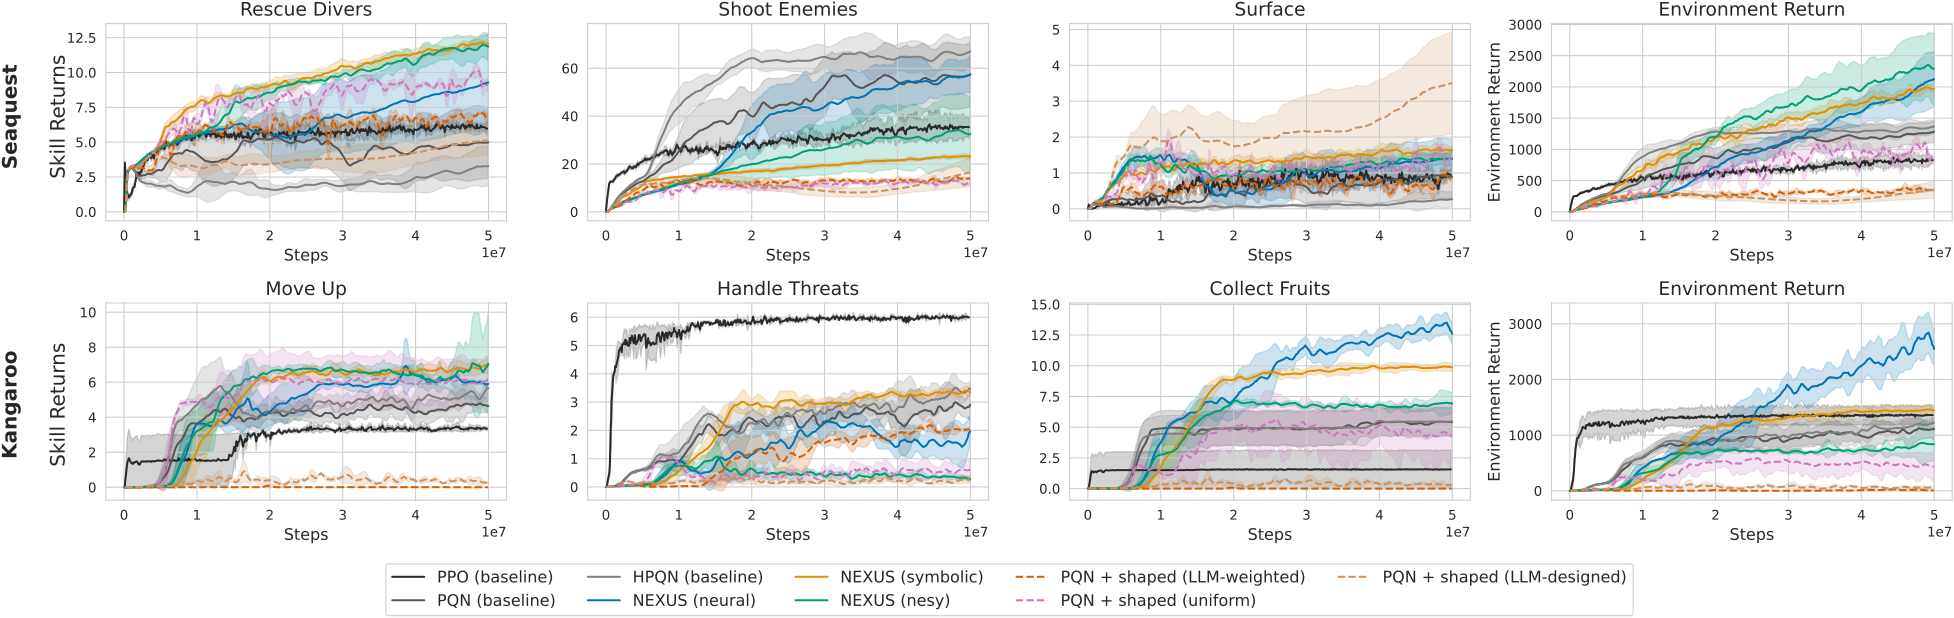

This chart was generated by the following Python code:
"""Skill-reward plots for JAXAtari Seaquest and Kangaroo using the newest runs.

Same ``multi_reward_plot`` setup as ``plots.ipynb`` (cell 12) / ``new_reward_plot.py``.
The grid is 2x4: three skill-return panels per game plus a fourth, rightmost
column showing the environment (episode) return curve.

Data sources:
  * NEXUS / baseline methods -- ``raban-emunds-tu-darmstadt/NEXUS_noisy_fix_scaled``,
    selected live from wandb: all runs with ``NOISY_TRAINING=False`` for the five
    methods ``pqn``, ``pqn_hier_baseline``, ``pqn_hier``, ``pqn_hier_llm`` and
    ``pqn_hier_comb`` (2 runs each, merged across their 6 seeds into one curve).
    These runs log eval under ``test_clean`` / ``test_mod`` (not ``test`` /
    ``test_modif``), which the loader handles via ``test_prefix``/``modif``.
  * PPO baseline -- absent from ``NEXUS_noisy_fix_scaled``, so kept from the old
    ``raban-emunds-tu-darmstadt/LENS`` project (same run ids as ``plots.ipynb``).
  * Shaped-reward ablations -- ``raban-emunds-tu-darmstadt/NEXUS_rebuttal2``
    (unchanged), three flat PQN + shaped-reward runs per game:
      - ``pqn_shapedreward``        : option rewards weighted by LLM Q-values
      - ``pqn_shapedreward_simple`` : unweighted sum of option rewards
      - ``pqn_shapedreward_llm``    : LLM-authored dense shaping

Produces:
    new_reward_plot_new_runs.pdf
    new_reward_plot_new_runs.svg
"""

import os
from pathlib import Path

import matplotlib.pyplot as plt
import numpy as np
import pandas as pd
import seaborn as sns
import wandb
from dotenv import load_dotenv
from tueplots import bundles

plt.rcParams.update({"figure.dpi": 150})

OUT_DIR = Path(__file__).parent

# ---------------------------------------------------------------------------
# get data - download and store locally (plots.ipynb cell 1)
# ---------------------------------------------------------------------------
load_dotenv(OUT_DIR / ".env")
api_key = os.getenv("WANDB_API_KEY")
api = wandb.Api(api_key=api_key)


# ---------------------------------------------------------------------------
# plots.ipynb cell 2
# ---------------------------------------------------------------------------
def get_algorithm_from_name(name):
    if "ppo" in name:
        return "PPO (baseline)"
    elif "baseline" in name:
        return "HPQN (baseline)"
    elif "pre" in name:
        return "Pretrained"
    elif "comb" in name:
        # return "Soft meta-policy"
        # return "NEXUS (neurosym.)"
        return "NEXUS (nesy)"
    elif "llm" in name:
        # return "Fixed meta-policy"
        return "NEXUS (symbolic)"
    elif "hier" in name:
        return "NEXUS (neural)"
    elif "pqn" in name:
        return "PQN (baseline)"
    elif "nudge" in name:
        return "Nudge (baseline)"
    elif "blendrl" in name:
        return "BlendRL (baseline)"
    else:
        return "Unknown"


# Additional NEXUS_rebuttal2 shaped-reward ablations. Their run names all
# contain "pqn" (and "_llm_" matches the "llm" branch above), so they need
# explicit display labels instead of get_algorithm_from_name.
NEW_LABELS = {
    "pqn_shapedreward": "PQN + shaped (LLM-weighted)",
    "pqn_shapedreward_simple": "PQN + shaped (uniform)",
    "pqn_shapedreward_llm": "PQN + shaped (LLM-designed)",
}


def _new_label(algo):
    """Display label for a new shaped-reward run, else None."""
    for key in sorted(NEW_LABELS, key=len, reverse=True):
        if algo == key or algo.startswith(key + "_"):
            return NEW_LABELS[key]
    return None


def algo_label(algo):
    return _new_label(algo) or get_algorithm_from_name(algo)


def is_new_ablation(algo):
    return _new_label(algo) is not None


# ---------------------------------------------------------------------------
# plots.ipynb cell 3
# ---------------------------------------------------------------------------
def get_run_data(runs, craftax=False, test_prefix="test", modif="test_modif"):
    data = []
    for run_id in runs:
        run = api.run(runs[run_id])
        print("quering run: ", run.id)
        env_name = run.name.split("_")[-1]
        alg_name = run.name.split("_")[0]
        run_data = run.history()
        seeds = list(set([key.split("/")[0] for key in run_data.keys() if "rng" in key]))
        if env_name.lower() == "kangaroo" and alg_name.lower() == "ppo":
            # remove the seed with rng1797259609, as it is a weird outlier
            seeds = [seed for seed in seeds if seed != "rng1797259609"]

        key_list = [key for key in run_data.keys() if "test" in key]
        retries = 0
        while len(key_list) == 0:
            if retries > 10:
                print("No test keys found after 10 retries, breaking...")
                break
            print("No test keys found, retrying...")
            run = api.run(runs[run_id])
            run_data = run.history()
            key_list = [key for key in run_data.keys() if "test" in key]
            retries += 1

        env_key = "env_step" if "hier" not in run.name else "env_step_0"
        x_data = run_data[env_key].to_numpy()

        def get_seed_data(seed):
            env_ret = run_data[seed + "/returned_episode_env_returns"].to_numpy()
            test_env_ret = run_data[seed + f"/{test_prefix}/returned_episode_env_returns"].to_numpy()
            modif_test_env_ret = run_data[seed + f"/{modif}/returned_episode_env_returns"].to_numpy()
            if craftax:
                score = run_data[seed + "/score"].to_numpy()
                test_score = run_data[seed + "/test/score"].to_numpy()

            opt_rets = []
            match env_name.lower():
                case "pong":
                    option_strs = ["returned_episode_returns_0", "returned_episode_returns_1", "returned_episode_returns_2"]
                case "breakout":
                    option_strs = ["returned_episode_returns_0", "returned_episode_returns_1", "returned_episode_returns_2"]
                case "freeway":
                    option_strs = ["returned_episode_returns_0", "returned_episode_returns_1"]
                case "kangaroo":
                    option_strs = ["returned_episode_returns_0", "returned_episode_returns_1", "returned_episode_returns_2", "returned_episode_returns_3", "returned_episode_returns_4", "returned_episode_returns_5"]
                case "seaquest":
                    option_strs = ["returned_episode_returns_0", "returned_episode_returns_1", "returned_episode_returns_2", "returned_episode_returns_3", "returned_episode_returns_4", "returned_episode_returns_5", "returned_episode_returns_6"]
                case "craftax":
                    option_strs = ["returned_episode_returns_0", "returned_episode_returns_1", "returned_episode_returns_2"]
            if craftax:
                option_strs = ["returned_episode_returns_0", "returned_episode_returns_1", "returned_episode_returns_2", "returned_episode_returns_3", "returned_episode_returns_4"]
            for opt_str in option_strs:
                ret = run_data[seed + "/" + opt_str].to_numpy()
                test_ret = run_data[seed + f"/{test_prefix}/" + opt_str].to_numpy()
                if not craftax:
                    modif_test_ret = run_data[seed + f"/{modif}/" + opt_str].to_numpy()
                    opt_rets += [ret, test_ret, modif_test_ret]
                else:
                    opt_rets += [ret, test_ret]
            if not craftax:
                return env_ret, test_env_ret, modif_test_env_ret, *opt_rets
            else:
                return env_ret, test_env_ret, modif_test_env_ret, score, test_score, *opt_rets

        all_data = np.array([get_seed_data(seed) for seed in seeds])
        print(all_data.shape)

        if not craftax:
            row = {
                "run_key": run_id,
                "run_id": run.id,
                "run_name": run.name.lower(),
                "seeds": seeds,
                "algorithm": get_algorithm_from_name(run.name),
                "x_data": x_data,
                "env_ret": all_data[:, 0],
                "test_env_ret": all_data[:, 1],
                "modif_test_env_ret": all_data[:, 2],
            }
            for i in range(3, all_data.shape[1]):
                if i % 3 == 0:
                    opt_num = (i // 3) - 1
                    row[f"opt{opt_num}_ret"] = all_data[:, i]
                    row[f"test_opt{opt_num}_ret"] = all_data[:, i + 1]
                    row[f"modif_test_opt{opt_num}_ret"] = all_data[:, i + 2]
        else:
            row = {
                "run_key": run_id,
                "run_id": run.id,
                "run_name": run.name.lower(),
                "seeds": seeds,
                "algorithm": get_algorithm_from_name(run.name),
                "x_data": x_data,
                "env_ret": all_data[:, 0],
                "test_env_ret": all_data[:, 1],
                "modif_test_env_ret": all_data[:, 2],
                "score": all_data[:, 3],
                "test_score": all_data[:, 4],
                "opt0_ret": all_data[:, 5],
                "test_opt0_ret": all_data[:, 6],
                "opt1_ret": all_data[:, 7],
                "test_opt1_ret": all_data[:, 8],
                "opt2_ret": all_data[:, 9],
                "test_opt2_ret": all_data[:, 10],
                "opt3_ret": all_data[:, 11],
                "test_opt3_ret": all_data[:, 12],
                "opt4_ret": all_data[:, 13],
                "test_opt4_ret": all_data[:, 14],
            }

        data.append(row)
    df = pd.DataFrame(data)
    return df


# ---------------------------------------------------------------------------
# Previous JAXAtari runs (plots.ipynb cell 5)
# ---------------------------------------------------------------------------
# ---------------------------------------------------------------------------
# NEXUS methods: newest runs from NEXUS_noisy_fix_scaled (NOISY_TRAINING=False)
# ---------------------------------------------------------------------------
NEXUS_PROJECT = "raban-emunds-tu-darmstadt/NEXUS_noisy_fix_scaled"
# This project logs eval under test_clean / test_mod (not test / test_modif).
NEXUS_TEST_PREFIX = "test_clean"
NEXUS_MODIF = "test_mod"


def select_clean_runs(project, env_name):
    """All finished, NOISY_TRAINING=False runs of *project* for *env_name*."""
    runs = {}
    for run in api.runs(project):
        alg = run.config.get("alg", {})
        if alg.get("ENV_NAME") != env_name:
            continue
        if alg.get("NOISY_TRAINING", False):
            continue
        if run.state != "finished":
            continue
        runs[run.id] = f"{project}/runs/{run.id}"
    return runs


def aggregate_multi_seeds(rows):
    """Merge several runs of the same method by concatenating their seeds.

    Verbatim from plots.ipynb cell 9.
    """
    run_name = rows.iloc[0]["run_name"]
    rows_dict = rows.to_dict("records")
    assert all(row["run_name"] == run_name for row in rows_dict)
    assert all(np.array_equal(row["x_data"], rows.iloc[0]["x_data"]) for row in rows_dict)

    col_names = rows.columns.difference(["run_id", "run_key", "run_name", "seeds", "algorithm", "x_data"])
    aggregated_row = {
        "run_id": "+".join(row["run_id"] for row in rows_dict),
        "run_name": run_name,
        "seeds": [row["seeds"][0] for row in rows_dict],
        "algorithm": rows.iloc[0]["algorithm"],
        "x_data": rows.iloc[0]["x_data"],
    }
    for col in col_names:
        aggregated_row[col] = np.concatenate([row[col] for row in rows_dict], axis=0)
    return aggregated_row


def aggregate_runs_by_name(df):
    return pd.DataFrame([aggregate_multi_seeds(grp) for _, grp in df.groupby("run_name", sort=False)])


# plots.ipynb cell 7: Seaquest's comb runs were named '*_shootdefault'; strip the
# suffix so they merge into plain 'pqn_hier_comb_seaquest'.
def strip_shootdefault(df):
    df["run_name"] = df["run_name"].str.replace("_shootdefault", "", case=False)
    return df


nexus_seaquest_df = aggregate_runs_by_name(strip_shootdefault(get_run_data(
    select_clean_runs(NEXUS_PROJECT, "Seaquest"),
    test_prefix=NEXUS_TEST_PREFIX, modif=NEXUS_MODIF,
)))
nexus_kangaroo_df = aggregate_runs_by_name(get_run_data(
    select_clean_runs(NEXUS_PROJECT, "Kangaroo"),
    test_prefix=NEXUS_TEST_PREFIX, modif=NEXUS_MODIF,
))

# ---------------------------------------------------------------------------
# Shaped-reward ablations (NEXUS_rebuttal2, flat PQN + shaped reward)
# ---------------------------------------------------------------------------
seaquest_shaped_run_ids = {
    "shaped": "i9qzgdge",
    "shaped_simple": "w9dw1bgk",
    "shaped_llm": "1hkxcsdn",
}
kangaroo_shaped_run_ids = {
    "shaped": "80bgyq4o",
    "shaped_simple": "vxx1sdvy",
    "shaped_llm": "8sgqi5ru",
}
SHAPED_PROJECT = "raban-emunds-tu-darmstadt/NEXUS_rebuttal2"
seaquest_shaped_runs = {
    run_id: f"{SHAPED_PROJECT}/runs/{run_hash}" for run_id, run_hash in seaquest_shaped_run_ids.items()
}
kangaroo_shaped_runs = {
    run_id: f"{SHAPED_PROJECT}/runs/{run_hash}" for run_id, run_hash in kangaroo_shaped_run_ids.items()
}
shaped_seaquest_df = get_run_data(seaquest_shaped_runs)
shaped_kangaroo_df = get_run_data(kangaroo_shaped_runs)

# ---------------------------------------------------------------------------
# PPO baseline: absent from NEXUS_noisy_fix_scaled, so kept from the old LENS
# project (same run ids as plots.ipynb). LENS logs eval under test/test_modif,
# i.e. the loader defaults.
# ---------------------------------------------------------------------------
LENS_PROJECT = "raban-emunds-tu-darmstadt/LENS"
ppo_seaquest_df = get_run_data({"ppo": f"{LENS_PROJECT}/runs/dfc6vzov"})
ppo_kangaroo_df = get_run_data({"ppo": f"{LENS_PROJECT}/runs/356qhfba"})

# Concatenate NEXUS + PPO + shaped rows into the same per-game dataframe.
seaquest_df = pd.concat([ppo_seaquest_df, nexus_seaquest_df, shaped_seaquest_df], ignore_index=True)
kangaroo_df = pd.concat([ppo_kangaroo_df, nexus_kangaroo_df, shaped_kangaroo_df], ignore_index=True)


# ---------------------------------------------------------------------------
# plots.ipynb cell 12
# ---------------------------------------------------------------------------
def single_reward_plot(game_data, algos, reward_row, ax, opt_name):
    # plot the reward (e.g. collect_divers) of all algos
    colors = sns.color_palette("colorblind")
    baselines = ["PPO (baseline)", "PQN (baseline)", "HPQN (baseline)", "Nudge (baseline)", "BlendRL (baseline)"]
    non_baselines = [algo for algo in algos if algo_label(algo) not in baselines]
    colors_baseline = sns.color_palette("gray", n_colors=len(baselines))
    for algo in algos:
        row = game_data[game_data["run_name"] == algo].iloc[0]
        x_data = row["x_data"]
        means = np.nanmean(row[f"{reward_row}_ret"], axis=0)
        stds = np.nanstd(row[f"{reward_row}_ret"], axis=0)
        x_data = x_data[:len(means)]
        alg_label = algo_label(algo)
        if alg_label in baselines:
            color = colors_baseline[baselines.index(alg_label)]
        else:
            color = colors[non_baselines.index(algo)]
        ax.plot(x_data, means, label=alg_label, color=color, zorder=1,
                linestyle="--" if is_new_ablation(algo) else "-")
        ax.fill_between(x_data, means - stds, means + stds, color=color, alpha=0.2, zorder=0)
        ax.set_title(f"{opt_name}")
    ax.set_xlabel("Steps")


def multi_reward_plot(df, opt_names, axes):
    # plot all single_reward_plots for all envs
    game_name = df["run_name"].iloc[0].split("_")[-1]
    opts = ["opt3", "opt4", "opt5"]
    if "sea" in game_name:
        opts = ["opt4", "opt5", "opt6"]
    if "craft" in game_name:
        opts = ["opt0", "opt1", "opt2", "opt3", "opt4"]
    if "freeway" in game_name:
        opts = ["opt0", "opt1"]
    if "breakout" in game_name:
        opts = ["opt0", "opt1", "opt2"]
    if "pong" in game_name:
        opts = ["opt0", "opt1", "opt2"]
    if "craft" in game_name:
        algos = [f"pqn_rnn_{game_name}", f"pqn_rnn_hier_{game_name}", f"pqn_rnn_hier_llm_{game_name}", f"pqn_rnn_hier_comb_{game_name}"]
    elif "freeway" in game_name:
        algos = [f"pqn_{game_name}", f"pqn_hier_baseline_{game_name}", f"pqn_hier_{game_name}", f"pqn_hier_llm_{game_name}", f"pqn_hier_comb_{game_name}"]
    else:
        algos = [f"ppo_{game_name}", f"pqn_{game_name}", f"pqn_hier_baseline_{game_name}", f"pqn_hier_{game_name}", f"pqn_hier_llm_{game_name}", f"pqn_hier_comb_{game_name}", f"pqn_shapedreward_{game_name}", f"pqn_shapedreward_simple_{game_name}", f"pqn_shapedreward_llm_{game_name}"]
    for i, opt in enumerate(opts):
        single_reward_plot(df, algos, opt, axes[i], opt_names[i])
    # rightmost column: environment return curve for the same algorithms
    if len(axes) > len(opts):
        env_ax = axes[len(opts)]
        single_reward_plot(df, algos, "env", env_ax, "Environment Return")
        env_ax.set_ylabel("Environment Return")


with plt.rc_context({
    **bundles.neurips2024(usetex=False),
    "axes.titlesize": 14,
    "axes.labelsize": 12,
    "xtick.labelsize": 10,
    "ytick.labelsize": 10,
    "legend.fontsize": 12,
    "font.size": 12,
}):
    sns.set_style("whitegrid")
    fig, axs = plt.subplots(2, 4, figsize=(20, 6))
    seaquest_opt_names = ["Rescue Divers", "Shoot Enemies", "Surface"]
    kangaroo_opt_names = ["Move Up", "Handle Threats", "Collect Fruits"]
    multi_reward_plot(seaquest_df, seaquest_opt_names, axs[0])
    multi_reward_plot(kangaroo_df, kangaroo_opt_names, axs[1])

    # Create shared legend
    handles, labels = axs[0][0].get_legend_handles_labels()
    fig.legend(handles, labels, loc="lower center", ncol=5, bbox_to_anchor=(0.5, -0.11))
    # One y-label for the first row (Seaquest)
    fig.text(0.005, 0.77, "Skill Returns", va="center", ha="center", rotation="vertical", fontsize=15)
    # One y-label for the second row (Kangaroo)
    fig.text(0.005, 0.27, "Skill Returns", va="center", ha="center", rotation="vertical", fontsize=15)

    fig.text(-0.02, 0.77, "Seaquest", va="center", ha="center", rotation="vertical", fontsize=15, fontweight="bold")
    fig.text(-0.02, 0.27, "Kangaroo", va="center", ha="center", rotation="vertical", fontsize=15, fontweight="bold")
    fig.tight_layout()
    fig.savefig(OUT_DIR / "new_reward_plot_new_runs.pdf", bbox_inches="tight")
    fig.savefig(OUT_DIR / "new_reward_plot_new_runs.svg", bbox_inches="tight")
    plt.close(fig)
